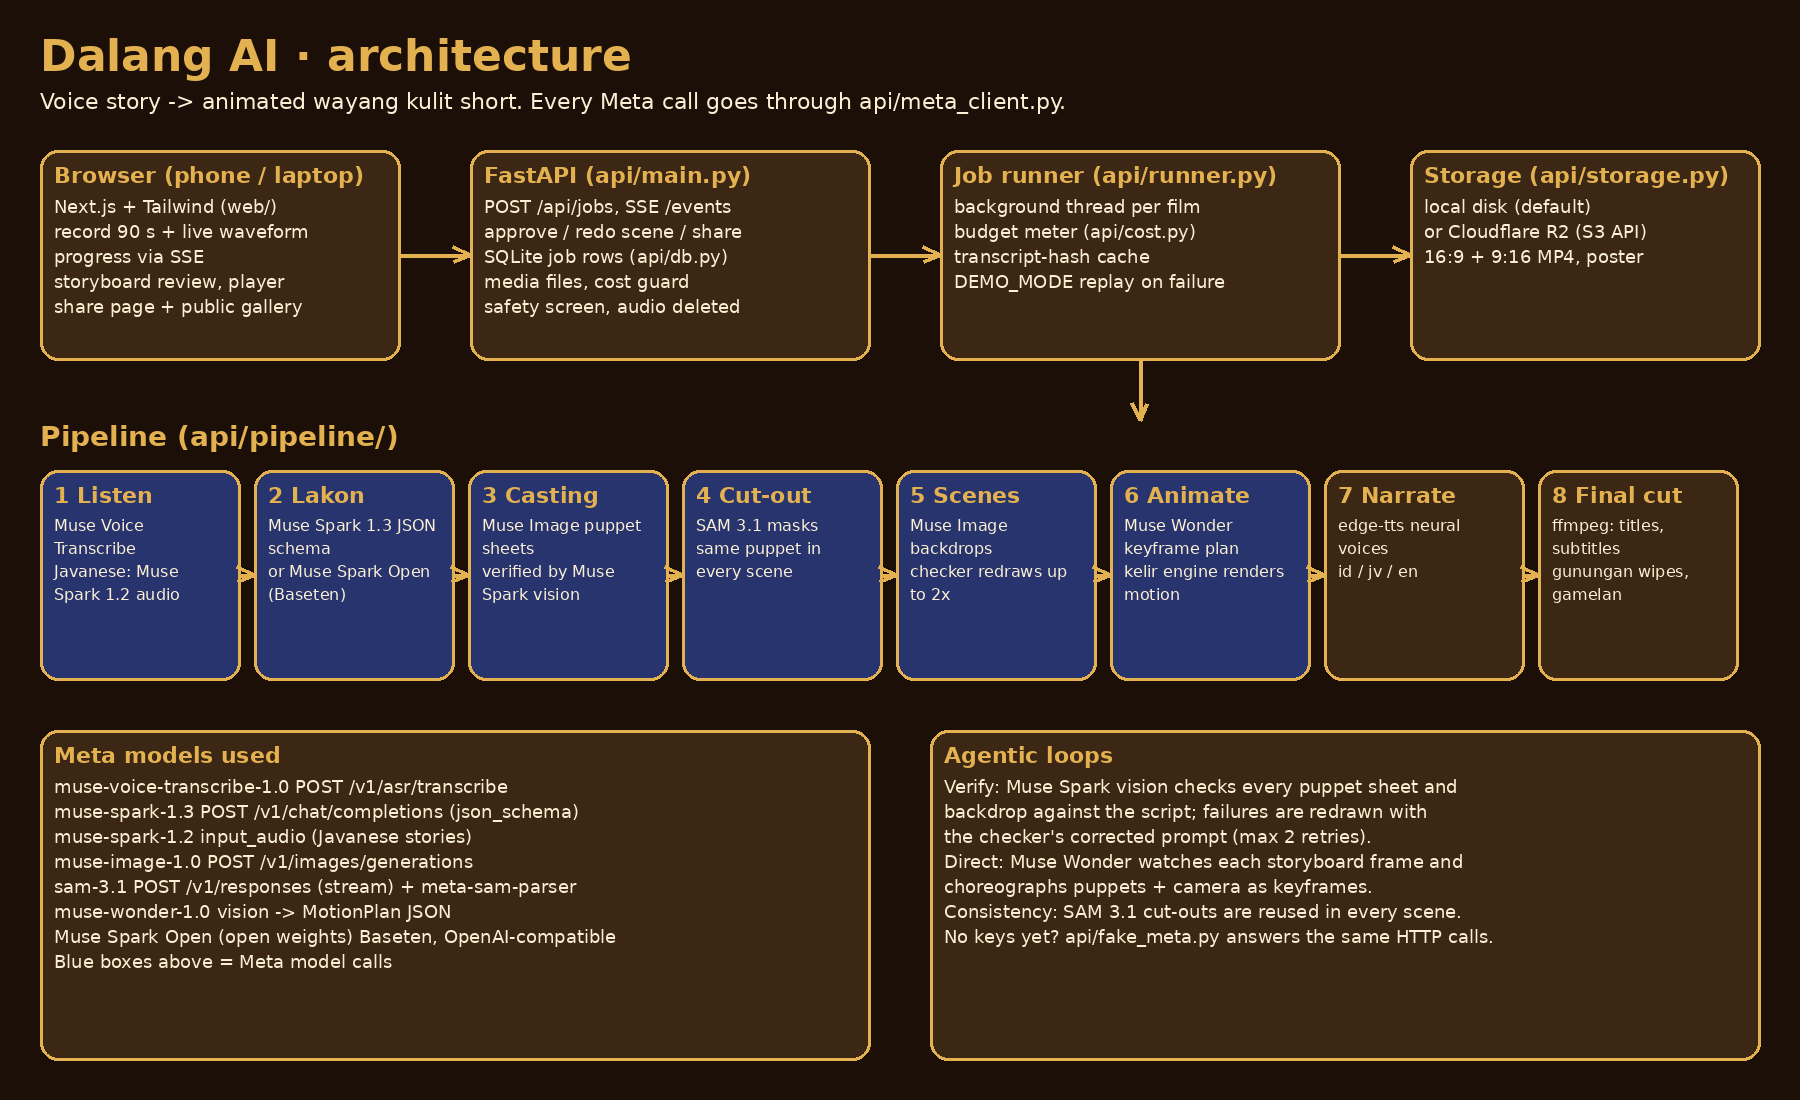

Write the Python code that produced this figure.
"""Draws docs/architecture.png (run: python docs/architecture.py)."""
from pathlib import Path

from PIL import Image, ImageDraw, ImageFont

W, H = 1800, 1100
BG, INK, GOLD, RED, CREAM, BLUE = (27, 15, 7), (251, 239, 213), (227, 177, 79), (157, 43, 30), (60, 38, 20), (40, 52, 110)


def f(size: int, bold: bool = True):
    for p in ("/usr/share/fonts/truetype/dejavu/DejaVuSans-Bold.ttf" if bold else "/usr/share/fonts/truetype/dejavu/DejaVuSans.ttf",
              "C:/Windows/Fonts/arialbd.ttf", "/System/Library/Fonts/Supplemental/Arial Bold.ttf"):
        if Path(p).exists():
            return ImageFont.truetype(p, size)
    return ImageFont.load_default(size=size)


im = Image.new("RGB", (W, H), BG)
d = ImageDraw.Draw(im)
d.text((40, 30), "Dalang AI · architecture", font=f(44), fill=GOLD)
d.text((40, 88), "Voice story -> animated wayang kulit short. Every Meta call goes through api/meta_client.py.", font=f(22, False), fill=INK)


def wrap(text, font, max_w):
    out, cur = [], ""
    for word in text.split():
        t = f"{cur} {word}".strip()
        if cur and d.textlength(t, font=font) > max_w:
            out.append(cur)
            cur = word
        else:
            cur = t
    return out + ([cur] if cur else [])


def box(x, y, w, h, title, lines, color=CREAM, edge=GOLD, size=18):
    d.rounded_rectangle([x, y, x + w, y + h], radius=18, fill=color, outline=edge, width=3)
    d.text((x + 14, y + 12), title, font=f(22), fill=GOLD)
    fo = f(size, False)
    yy = y + 46
    for ln in lines:
        for part in wrap(ln, fo, w - 28):
            d.text((x + 14, yy), part, font=fo, fill=INK)
            yy += size + 7


def arrow(x1, y1, x2, y2):
    d.line([x1, y1, x2, y2], fill=GOLD, width=4)
    import math
    a = math.atan2(y2 - y1, x2 - x1)
    for s in (2.6, -2.6):
        d.line([x2, y2, x2 - 18 * math.cos(a + s / 6), y2 - 18 * math.sin(a + s / 6)], fill=GOLD, width=4)


box(40, 150, 360, 210, "Browser (phone / laptop)", ["Next.js + Tailwind (web/)", "record 90 s + live waveform", "progress via SSE", "storyboard review, player", "share page + public gallery"])
box(470, 150, 400, 210, "FastAPI (api/main.py)", ["POST /api/jobs, SSE /events", "approve / redo scene / share", "SQLite job rows (api/db.py)", "media files, cost guard", "safety screen, audio deleted"])
box(940, 150, 400, 210, "Job runner (api/runner.py)", ["background thread per film", "budget meter (api/cost.py)", "transcript-hash cache", "DEMO_MODE replay on failure"])
box(1410, 150, 350, 210, "Storage (api/storage.py)", ["local disk (default)", "or Cloudflare R2 (S3 API)", "16:9 + 9:16 MP4, poster"])
arrow(400, 255, 470, 255)
arrow(870, 255, 940, 255)
arrow(1340, 255, 1410, 255)

stages = [
    ("1 Listen", "Muse Voice Transcribe", "Javanese: Muse Spark 1.2 audio"),
    ("2 Lakon", "Muse Spark 1.3 JSON schema", "or Muse Spark Open (Baseten)"),
    ("3 Casting", "Muse Image puppet sheets", "verified by Muse Spark vision"),
    ("4 Cut-out", "SAM 3.1 masks", "same puppet in every scene"),
    ("5 Scenes", "Muse Image backdrops", "checker redraws up to 2x"),
    ("6 Animate", "Muse Wonder keyframe plan", "kelir engine renders motion"),
    ("7 Narrate", "edge-tts neural voices", "id / jv / en"),
    ("8 Final cut", "ffmpeg: titles, subtitles", "gunungan wipes, gamelan"),
]
x0, y0, bw, bh, gap = 40, 470, 200, 210, 14
d.text((40, 420), "Pipeline (api/pipeline/)", font=f(28), fill=GOLD)
for i, (t, a, b) in enumerate(stages):
    x = x0 + i * (bw + gap)
    meta = i in (0, 1, 2, 3, 4, 5)
    box(x, y0, bw, bh, t, [a, b], color=BLUE if meta else CREAM, size=16)
    if i:
        arrow(x - gap, y0 + bh // 2, x, y0 + bh // 2)
arrow(1140, 360, 1140, 420)

box(40, 730, 830, 330, "Meta models used", [
    "muse-voice-transcribe-1.0  POST /v1/asr/transcribe",
    "muse-spark-1.3  POST /v1/chat/completions (json_schema)",
    "muse-spark-1.2  input_audio (Javanese stories)",
    "muse-image-1.0  POST /v1/images/generations",
    "sam-3.1  POST /v1/responses (stream) + meta-sam-parser",
    "muse-wonder-1.0  vision -> MotionPlan JSON",
    "Muse Spark Open (open weights)  Baseten, OpenAI-compatible",
    "Blue boxes above = Meta model calls",
], color=CREAM)
box(930, 730, 830, 330, "Agentic loops", [
    "Verify: Muse Spark vision checks every puppet sheet and",
    "backdrop against the script; failures are redrawn with",
    "the checker's corrected prompt (max 2 retries).",
    "Direct: Muse Wonder watches each storyboard frame and",
    "choreographs puppets + camera as keyframes.",
    "Consistency: SAM 3.1 cut-outs are reused in every scene.",
    "No keys yet? api/fake_meta.py answers the same HTTP calls.",
], color=CREAM)
out = Path(__file__).with_name("architecture.png")
im.save(out)
print(out)
